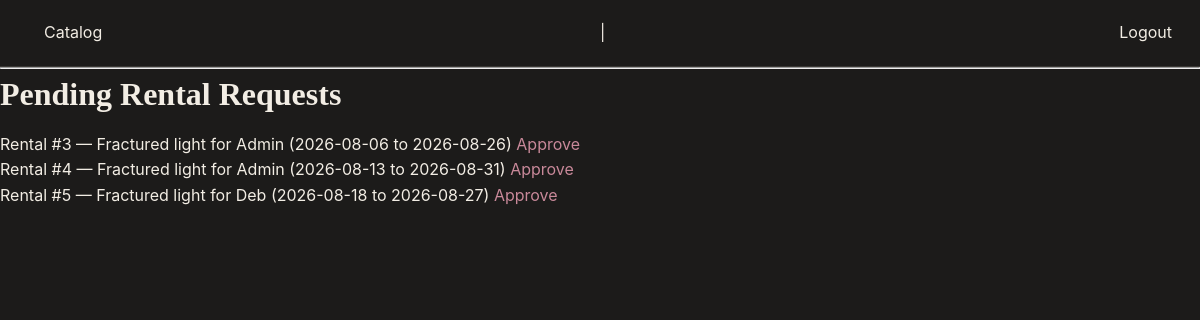
Screenshot of /admin/rentals (signed in) with the database file from the repository.
### models.py (models this page shows, shortened)
class Rental(db.Model):
    id = db.Column(db.Integer, primary_key=True)
    user_id = db.Column(db.Integer,db.ForeignKey("user.id"), nullable=False)
    artwork_id = db.Column(db.Integer,db.ForeignKey("artwork.id"), nullable=False)
    start_date = db.Column(db.Date, nullable=False)
    end_date = db.Column(db.Date, nullable=False)
    status = db.Column(db.String(20), default="pending")
    user = db.relationship("User", backref="rentals")
    artwork = db.relationship("Artwork", backref="rentals")

class Artwork(db.Model):
    id = db.Column(db.Integer, primary_key=True)
    title = db.Column(db.String(150), nullable=False)
    artist_name = db.Column(db.String(150), nullable=False)
    category = db.Column(db.String(80))
    price_per_month = db.Column(db.Float, nullable=False)
    is_available = db.Column(db.Boolean, default=True)

class User(db.Model, UserMixin):
    id = db.Column(db.Integer, primary_key=True)
    name = db.Column(db.String(100),nullable=False)
    email = db.Column(db.String(120),unique=True, nullable=False)
    password_hash = db.Column(db.String(200), nullable=False)
    is_admin = db.Column(db.Boolean, default=False)

### app.py (the view)
@app.route("/admin/rentals")
@login_required
def admin_rentals():
    if not current_user.is_admin:
        return "Access denied - admins only", 403
    pending = Rental.query.filter_by(status="pending").all()
    return render_template("admin_rentals.html", rentals=pending)

### app.py (called while the page is built)
@login_manager.user_loader
def load_user(user_id):
    return User.query.get(int(user_id))

### templates/admin_rentals.html (shortened to what this page needs)
{% extends "base.html" %}
{% block content %}
    <h1>Pending Rental Requests</h1>
    {% for rental in rentals %}
        <p>
            Rental #{{ rental.id }} — {{ rental.artwork.title }} for {{ rental.user.name }}
            ({{ rental.start_date }} to {{ rental.end_date }})
            <a href="/admin/rentals/{{ rental.id }}/approve">Approve</a>
        </p>
    {% endfor %}
{% endblock %}

### templates/base.html (shortened to what this page needs)
<!DOCTYPE html>
<html>
<head>
    <link rel="stylesheet" href="{{ url_for('static', filename='css/style.css') }}">
</head>
<body>
    <nav>
        <a href="/">Catalog</a> |
        {% if current_user.is_authenticated %}
            <a href="/logout">Logout</a>
        {% else %}
            <a href="/login">Login</a> |
            <a href="/register">Register</a>
        {% endif %}
    </nav>
    <hr>
    {% block content %}{% endblock %}
</body>
</html>

### static/css/style.css (style rules this page uses)
* { margin: 0; padding: 0; box-sizing: border-box; }
body { font-family: 'Inter', -apple-system, sans-serif; background-color: #1C1B1A; color: #F2EDE4; line-height: 1.6; }
h1, h2 { font-family: 'Playfair Display', serif; margin-bottom: 12px; }
a { color: #C9899A; text-decoration: none; }
nav { display: flex; justify-content: space-between; align-items: center; padding: 20px 28px; border-bottom: 1px solid #3A3835; }
nav a { color: #F2EDE4; margin-left: 16px; }

### rows the page displays
Rental: id "3", artwork "Fractured light", user.name "Admin", start_date "2026-08-06", end_date "2026-08-26"
Rental: id "4", artwork "Fractured light", user.name "Admin", start_date "2026-08-13", end_date "2026-08-31"
Rental: id "5", artwork "Fractured light", user.name "Deb", start_date "2026-08-18", end_date "2026-08-27"
